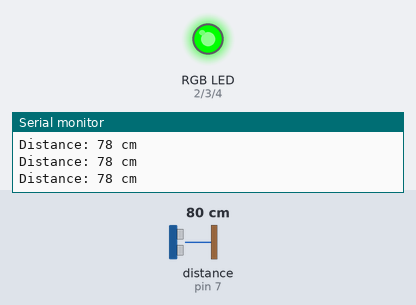
This sketch was run on a simulated Arduino Uno, built with avr-gcc and run on an emulated ATmega328P. Shown: an RGB LED mixed from three pins (HIGH = lit), the last lines printed to the serial monitor. Wiring (inferred from the names in the program): ultrasonic range finder: trigger pin 8; echo pin 7. Inputs (shaded band) come from the test bench; at power-on: distance to the obstacle (sensor on pin 7) 80 cm. The echo pulse lasts 58.3 µs per cm; pins used as bus, display or sensor lines are not drawn.

Above: at 1.2 s.
1.3 s: distance to the obstacle (sensor on pin 7) set to 32 cm
2.8 s: distance to the obstacle (sensor on pin 7) set to 28 cm
At 3.7 s:
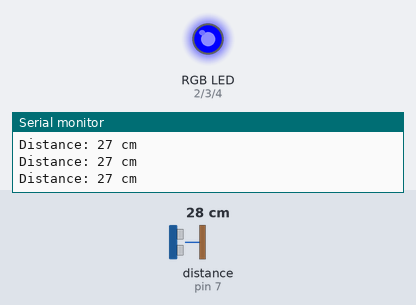
4.3 s: distance to the obstacle (sensor on pin 7) set to 12 cm
7.3 s: distance to the obstacle (sensor on pin 7) set to 9 cm
At 8.6 s:
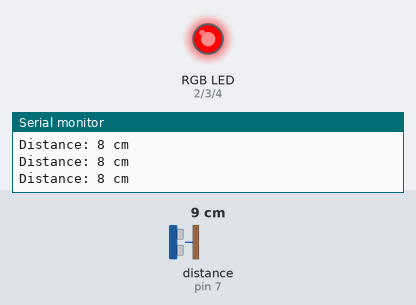
Timing chart, 0 to 9.8 s (numbered marks = the images above; inputs shaded):
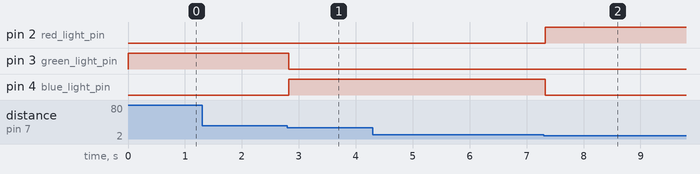

Measured:
- the behaviour switches between 31 and 30 cm on distance to the obstacle (sensor on pin 7) (found by bisection; images 0 and 1)
- the behaviour switches between 11 and 10 cm on distance to the obstacle (sensor on pin 7) (found by bisection; images 1 and 2)
- after the input at 2.8 s, pin 3 (green_light_pin): HIGH → LOW at once; pin 4 (blue_light_pin): LOW → HIGH at once
- after the input at 7.3 s, pin 2 (red_light_pin): LOW → HIGH at once; pin 4 (blue_light_pin): HIGH → LOW at once

The sketch:

ultrasonic_sensor__test_.ino
```cpp
#define echoPin 7
#define trigPin 8
int red_light_pin= 2;
int green_light_pin = 3;
int blue_light_pin = 4;

  long duration;
  int distance;

void setup() {
  pinMode(trigPin, OUTPUT);
  pinMode(echoPin, INPUT);
   pinMode(red_light_pin, OUTPUT);
  pinMode(green_light_pin, OUTPUT);
  pinMode(blue_light_pin, OUTPUT);
  Serial.begin(9600);

}
void loop() {

  digitalWrite(trigPin, LOW);
  delayMicroseconds(2);
  digitalWrite(trigPin, HIGH);
  delayMicroseconds(10);
  digitalWrite(trigPin, LOW);

  duration = pulseIn(echoPin, HIGH);

  distance = duration * 0.034 / 2; // Speed of sound wave divided by 2 (go and back)

  Serial.print("Distance: ");
  Serial.print(distance);
  Serial.println(" cm");
  if(distance>30)
  {
    RGB_color(0, 255, 0); // Green

  }
  else if(distance<30&&distance>20)
  {
     RGB_color(0, 0, 255); // Blue

  }
  else if(distance<10)
  {
     RGB_color(255, 0, 0); // Red

  }

}
 void RGB_color(int red_light_value, int green_light_value, int blue_light_value)
 {
  analogWrite(red_light_pin, red_light_value);
  analogWrite(green_light_pin, green_light_value);
  analogWrite(blue_light_pin, blue_light_value);
}
```
